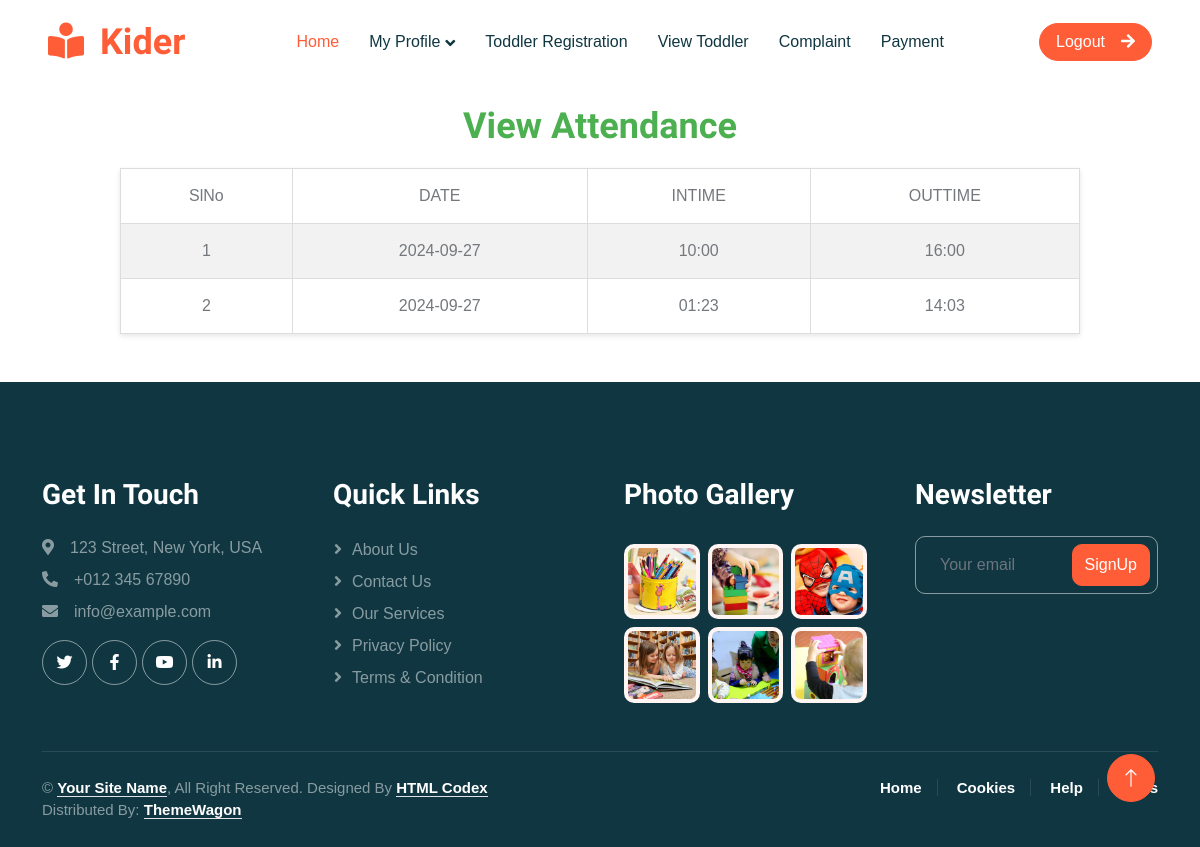
/Project/User/ViewAttendance.php, run on the app's committed database.
### tables this page shows
CREATE TABLE `tbl_toddlerattendance` (
  `toddleratendance_id` int(11) NOT NULL,
  `attendance_date` varchar(50) NOT NULL,
  `toddler_id` int(11) NOT NULL,
  `attendance_status` int(50) NOT NULL DEFAULT 0,
  `toddler_intime` varchar(50) NOT NULL,
  `toddler_outtime` varchar(50) NOT NULL
);

### Project/User/ViewAttendance.php (the view, shortened to what this page needs)
<?php
include("../Assets/Connection/Connection.php");
include("Head.php");
    $pid = $_GET["aid"];
?>
<!DOCTYPE html PUBLIC "-//W3C//DTD XHTML 1.0 Transitional//EN" "http://www.w3.org/TR/xhtml1/DTD/xhtml1-transitional.dtd">
<html xmlns="http://www.w3.org/1999/xhtml">
<head>
</head>
<body>
<form id="form1" name="form1" method="post" action="">
<h1 align="center">View Attendance</h1>
  <table  border="1" align="center">
    <tr>
      <td>SlNo</td>
       <td>DATE</td>
       <td>INTIME</td>
       <td>OUTTIME</td>
    </tr>
   <?php
	 $i=0;
	 $sel ="select * from  tbl_toddlerattendance where toddler_id ='".$pid."' and 	attendance_status = 1";
     $result =$con -> query($sel);
	while($data = $result -> fetch_assoc())
	{
		$i++
		?>
    <tr>
      <td><?php echo $i ?></td>
      <td><?php echo $data['attendance_date']?></td>
       <td><?php echo $data['toddler_intime']?></td>
      <td><?php echo $data['toddler_outtime']?></td>
    </tr>
    <?php } ?>
  </table>
</form>
</body>
</html>
<?php include("Foot.php") ?>

### Project/Assets/Templates/User/Main/css/style.css (style rules this page uses)
:root { --primary: #FE5D37; --light: #FFF5F3; --dark: #103741; }
h1, h2, h3, h4, .h1, .h2, .h3, .h4, .display-1, .display-2, .display-3, .display-4, .display-5, .display-6 { font-family: 'Lobster Two', cursive; font-weight: 700; }

### Project/User/ViewAttendance.php (style rules this page uses)
body { font-family: Arial, sans-serif; background-color: #f0f4f8; margin: 0; padding: 0; }
h1 { color: #4CAF50; text-align: center; margin-top: 20px; font-size: 36px; }
table { width: 80%; margin: 20px auto; border-collapse: collapse; background-color: white; box-shadow: 0 2px 5px rgba(0, 0, 0, 0.1); }
table, th, td { border: 1px solid #ddd; }
th, td { padding: 15px; text-align: center; }
tr:nth-child(even) { background-color: #f2f2f2; }

### data on the page
tbl_toddlerattendance: attendance_date "2024-09-27", toddler_intime "10:00", toddler_outtime "16:00"
tbl_toddlerattendance: attendance_date "2024-09-27", toddler_intime "01:23", toddler_outtime "14:03"
